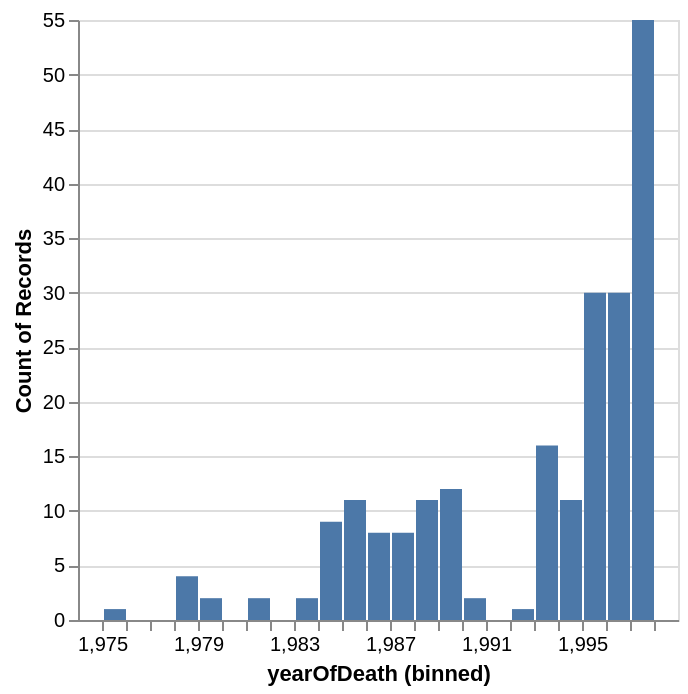

Notebook cell for this chart:
### Code cell
alt.Chart(shipman_victims).mark_bar().encode(
    alt.X("yearOfDeath:Q", bin=alt.Bin(step=1), scale=alt.Scale(domain=[1974,1999])),
    y='count()',
)

### Figure 1 — Vega-Lite specification as saved in the notebook (floating-point values rounded to 4 significant figures; data arrays with more than 128 entries replaced by an {"elided": "..."} marker saying what was removed)
{"config": {"view": {"continuousWidth": 300, "continuousHeight": 300}}, "data": {"name": "data-63693fe92dd4e463d0399062388363e8"}, "mark": {"type": "bar"}, "encoding": {"x": {"bin": {"step": 1}, "field": "yearOfDeath", "scale": {"domain": [1974, 1999]}, "type": "quantitative"}, "y": {"aggregate": "count", "type": "quantitative"}}, "$schema": "https://vega.github.io/schema/vega-lite/v5.20.1.json", "datasets": {"data-63693fe92dd4e463d0399062388363e8": {"elided": "215 records"}}}
